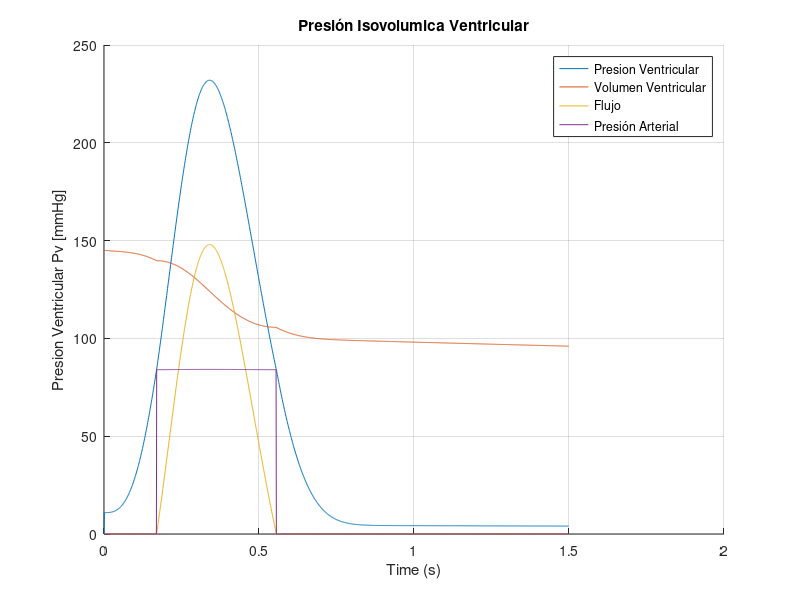

Source code (MATLAB):
clc, clear, close all;
delt = 0.001;

% VITACORA DE AVANCE
% 1.1 Se determino la resistencia sistemica y se determino la ecuación para
% determinar la variación del volumen ventricular en función a la
% resistencia sistemica

% 1.2 Se considero un modelo rectificador con 2 fuentes de presión para el
% modelado de la ventricula y el flujo sistemico, definiendo la presión
% sistemica como la presión diastolica y la cual se definio de forma
% condicional

% 1.3 Se definio el modelo circuito, siendo necesario agregar su equivalente
% en la simulación mediante el empleo del filtro RC para hacer uso de su
% ecuación de diferencias.

% 2. Para repetir los latidos por segundo es necesario agregar un bucle
% for adicional al código de manera que dentro de este también se pueda
% modificar el volumen inicial para obtener diferentes salidas o
% resultados.


% 4. Para definir un 
a = 7e-4;
b = 20;
c = 2.5;
d = 80;
tc = 0.264;
tp = 0.371;
tr = 0.299;
tb = 0.258;
alpha = 2.88;
Vv0 = 145; % Volumen Inicial (por defecto de 150)

denom = ((1.-exp(-(tp/tc)^alpha))*exp(-((tp-tb)/tr)^alpha));
t(1) = 0;
Vv(1) = Vv0; % Vv Volumen ventricular
edp = a*((Vv0 -b))^2;
pdp = c*Vv0 -d ;
pp = pdp/denom;
t1 = 0;
t2 = 0;
e1 = exp(-(t1/tc)^alpha);
e2 = exp(-(t2/tr)^alpha);
pv0 = edp + pp*((1.-e1)*e2);

% Calculo del flujo
pd = 84; % presion diastolica
flujo(1) = 0;
part(1) = 0;
for j = 2: 1500
    pv(j) = edp + pp*((1. - e1)*e2); % Presión actual
    t(j) = t(j - 1) + delt;
    % Se modifica el volumen ventricular (Vv) en función al flujo de salida
    % el cual se define como Flujo = Presion/Rsistemica;
    Vv(j) = Vv(j - 1) - pv(j)/1*delt; 
    edp = a*((Vv(j) - b))^2;
    pdp = c*Vv(j) - d;
    pp = pdp/denom;
    t1 = t(j);
    
    % Calculo del flujo
    if (pv(j) > pd)
        flujo(j) = (pv(j)-pd)/1;
        % Actualizando el volumen en función del flujo
        Vv(j) = Vv(j-1) - flujo(j)*delt;
        part(j) = pd + flujo(j)*1*delt;
    else
        flujo(j) = 0;
        part(j) = 0;
    end
    
    % Agregando la presión arterial se tiene

    t2 = t(j) - tb;
    if(t2 < 0)
        t2 = 0;
    end
    
    e1 = exp(-(t1/tc)^alpha);
    e2 = exp(-(t2/tr)^alpha);
    
end
figure('Position', [250, 125, 800, 600]);
hold on
plot(t, pv, 'DisplayName', 'Presion Ventricular');
plot(t, Vv, 'DisplayName', 'Volumen Ventricular');
plot(t, flujo, 'DisplayName', 'Flujo');
plot(t, part, 'DisplayName', 'Presión Arterial');
grid on
hold off

legend('show');
legend('Location', 'best');
title("Presión Isovolumica Ventricular");
xlabel("Time (s)");
ylabel("Presion Ventricular Pv [mmHg]");

